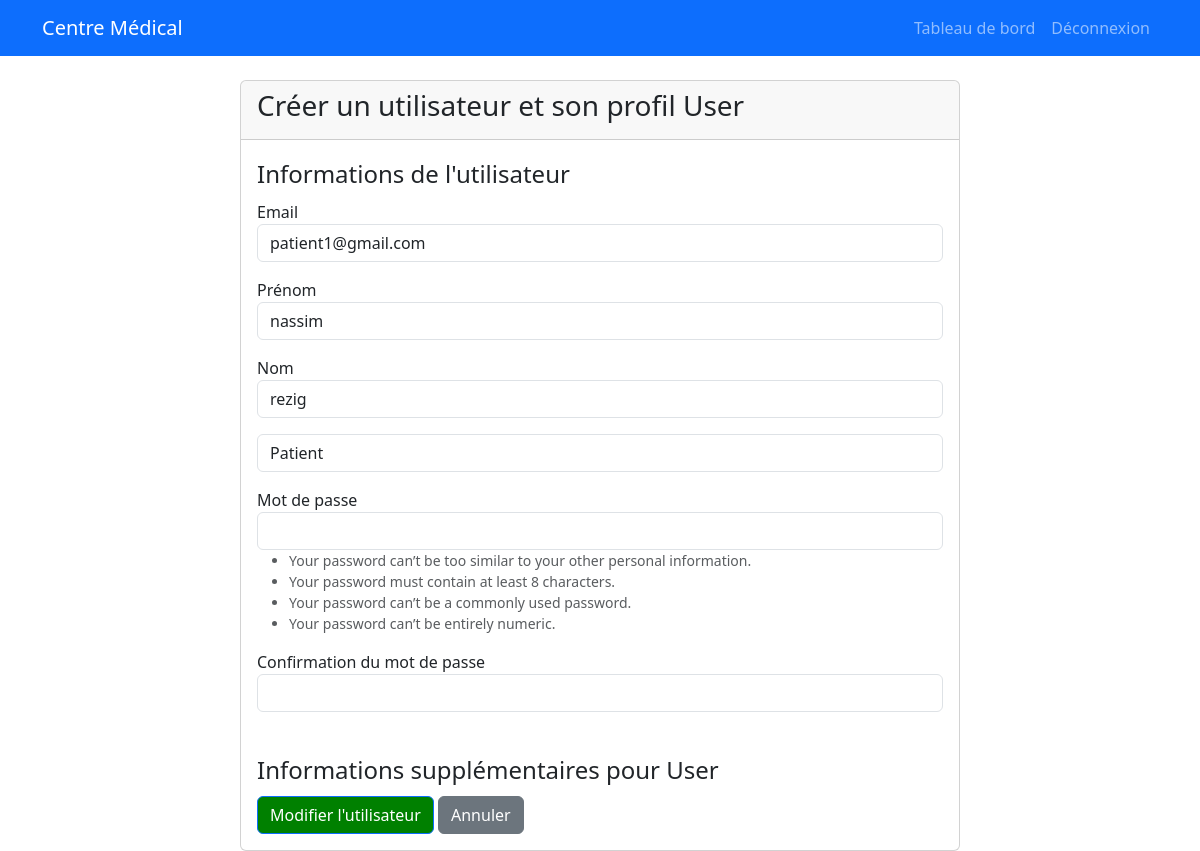
The page /accounts/user/98/edit/ (signed in) on the database its author committed.
### accounts/models.py (models this page shows, shortened)
class User(AbstractUser):
    ROLE_CHOICES = (
        ('ADMIN', 'Administrateur'),
        ('MEDECIN', 'Médecin'),
        ('PATIENT', 'Patient'),
        ('RADIOLOGUE', 'Radiologue'),
        ('LABORANTIN', 'Laborantin'),
        ('PRATICIEN', 'Praticien de santé'),
    )
    email = models.EmailField(unique=True)
    role = models.CharField(max_length=15, choices=ROLE_CHOICES, default='PATIENT')
    created_by = models.ForeignKey('self', on_delete=models.SET_NULL, null=True, blank=True, related_name='created_users')
    USERNAME_FIELD = 'email'
    REQUIRED_FIELDS = []
    objects = UserManager()
    @property
    def is_admin(self):
        return self.role == 'ADMIN'
    @property
    def is_medecin(self):
        return self.role == 'MEDECIN'

### accounts/views.py (the view, shortened to what this page needs)
# urls.py: path('user/<int:pk>/edit/', views.UserUpdateView.as_view(), name='user_update'),
class UserUpdateView(UserPassesTestMixin, UpdateView):
        model = User
        form_class = UserCreationForm  # Remplacez par UserUpdateForm si disponible
        template_name = 'accounts/user_form.html'
        success_url = reverse_lazy('user_list')
        def test_func(self):
            return self.request.user.is_admin or self.request.user.is_medecin or self.request.user.is_praticien
        def dispatch(self, request, *args, **kwargs):
            self.profile_type = kwargs.get('profile_type', 'user')
            if self.profile_type != 'user' and self.profile_type not in PROFILE_FORMS:
                raise Http404("Type de profil non trouvé.")
            if self.profile_type != 'user':
                self.profile_form_class = PROFILE_FORMS[self.profile_type]
            return super().dispatch(request, *args, **kwargs)
        def get_context_data(self, **kwargs):
            context = super().get_context_data(**kwargs)
            context['profile_type'] = self.profile_type
            return context

### accounts/forms.py (shortened to what this page needs)
class UserCreationForm(UserCreationForm):
    email = forms.EmailField(required=True, widget=forms.EmailInput(attrs={'class': 'form-control'}))
    first_name = forms.CharField(required=True, widget=forms.TextInput(attrs={'class': 'form-control'}))
    last_name = forms.CharField(required=True, widget=forms.TextInput(attrs={'class': 'form-control'}))
    role = forms.ChoiceField(choices=User.ROLE_CHOICES, widget=forms.Select(attrs={'class': 'form-control'}))
    class Meta:
        model = User
        fields = ('email', 'first_name', 'last_name', 'role', 'password1', 'password2')
    def __init__(self, *args, **kwargs):
        self.user = kwargs.pop('user', None)
        super().__init__(*args, **kwargs)
        self.fields['password1'].widget.attrs.update({'class': 'form-control'})
        self.fields['password2'].widget.attrs.update({'class': 'form-control'})
        if self.user:
            if self.user.is_medecin or self.user.is_praticien:
                self.fields['role'].choices = [('PATIENT', 'Patient')]
            elif not self.user.is_admin:
                self.fields['role'].disabled = True

### accounts/templates/accounts/user_form.html (shortened to what this page needs)
{% extends 'base.html' %}
{% load i18n %}
{% block content %}
<div class="container mt-4">
  <div class="row justify-content-center">
    <div class="col-md-8">
      <div class="card">
        <div class="card-header">
          <h3>Créer un utilisateur et son profil {{ profile_type|capfirst }}</h3>
        </div>
        <div class="card-body">
          <form method="post">
            <fieldset class="mb-4">
              <legend>Informations de l'utilisateur</legend>
              <div class="form-group mb-3">
                <label for="{{ form.email.id_for_label }}">Email</label>
                {{ form.email }}
              </div>
              <div class="form-group mb-3">
                <label for="{{ form.first_name.id_for_label }}">Prénom</label>
                {{ form.first_name }}
              </div>
              <div class="form-group mb-3">
                <label for="{{ form.last_name.id_for_label }}">Nom</label>
                {{ form.last_name }}
              </div>
              <div class="form-group mb-3">
                {% if profile_type == "patient" %}
                    <input type="hidden" name="role" value="PATIENT">
                    <div class="form-group mb-3">
                        <label>Rôle</label>
                        <input type="text" class="form-control" value="Patient" disabled>
                    </div>
                    {% else %}
                    {{ form.role }}
                    {% endif %}
              </div>
              <div class="form-group mb-3">
                <label for="{{ form.password1.id_for_label }}">Mot de passe</label>
                {{ form.password1 }}
                <small class="form-text text-muted">{{ form.password1.help_text }}</small>
              </div>
              <div class="form-group mb-3">
                <label for="{{ form.password2.id_for_label }}">Confirmation du mot de passe</label>
                {{ form.password2 }}
              </div>
            </fieldset>
            <fieldset  id="profile-info">
              <legend>Informations supplémentaires pour {{ profile_type|capfirst }}</legend>
            </fieldset>
            {% if object %}
            <button type="submit" class="btn btn-primary" style="background-color: green; color: white;">
                Modifier l'utilisateur
            </button>
            {% else %}
            <button type="submit" class="btn btn-primary" style="background-color: green; color: white;">
                Créer l'utilisateur
            </button>
            {% endif %}
            <a href="{% url 'user_list' %}" class="btn btn-secondary">Annuler</a>
          </form>
        </div>
      </div>
    </div>
  </div>
</div>
{% endblock %}

### rows shown on the page
User: email "patient1@gmail.com", first_name "nassim", last_name "rezig", role "Patient"

### other values the page prints
{{ profile_type|capfirst }} "User"
